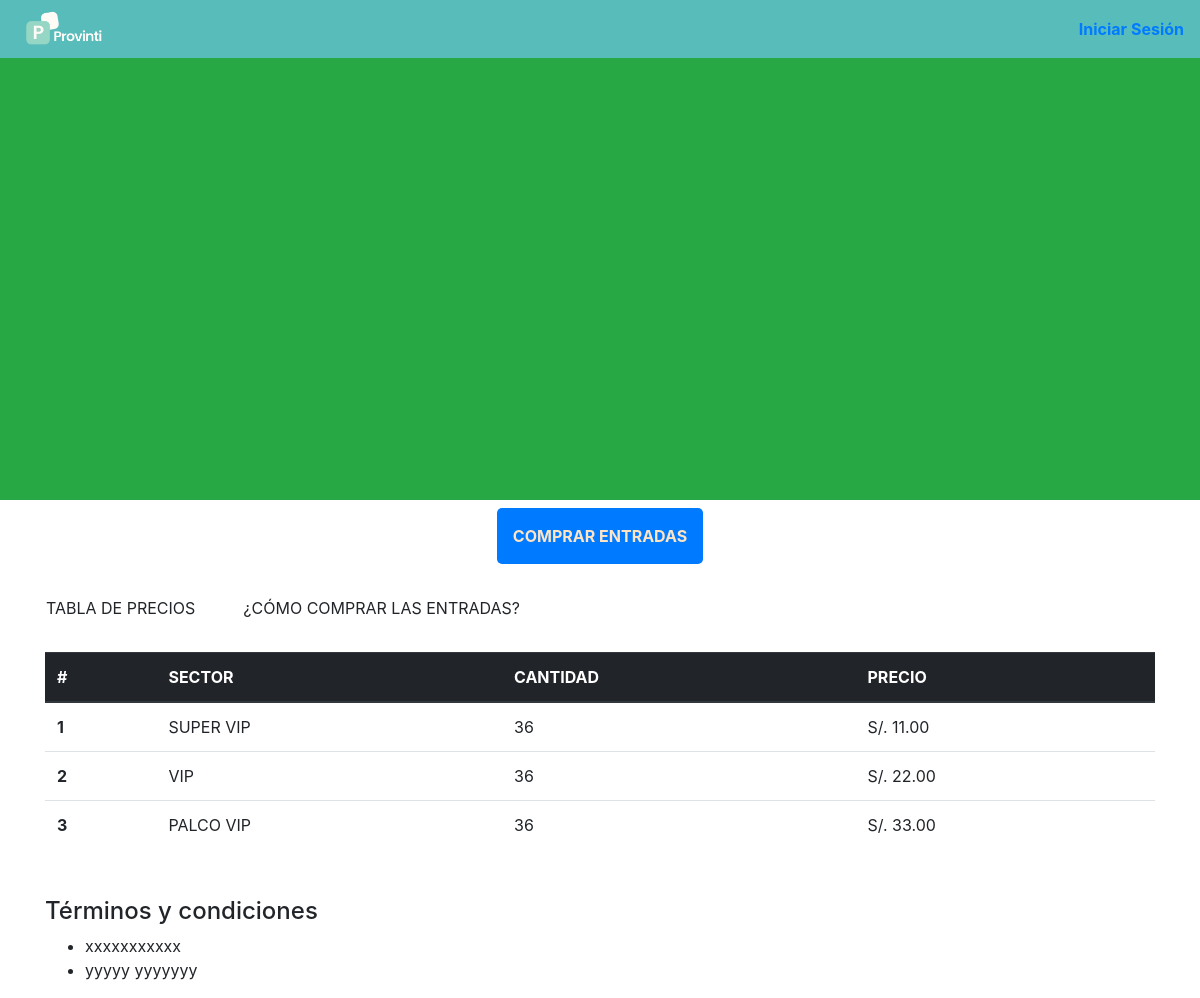
The app's page /public/cliente-evento.php?id=23 with its own data.
### tables this page shows
CREATE TABLE `categoria_evento` (
  `id` int(11) NOT NULL,
  `nombre_categoria_evento` varchar(100) NOT NULL,
  `precio_venta` decimal(10,2) NOT NULL,
  `precio_preventa` decimal(10,2) NOT NULL,
  `ID_Evento` int(11) NOT NULL
);

CREATE TABLE `eventos` (
  `ID_Evento` int(11) NOT NULL,
  `Titulo` varchar(100) NOT NULL,
  `Aforo` int(11) DEFAULT NULL,
  `Foto` varchar(255) DEFAULT NULL,
  `Descripcion` text DEFAULT NULL,
  `terminos_condiciones` longtext DEFAULT NULL,
  `Artista_Autor` varchar(100) DEFAULT NULL,
  `Fecha_Evento` datetime DEFAULT NULL,
  `Fecha_Creacion` datetime DEFAULT current_timestamp(),
  `Estado_Publicacion` enum('Publicado','Borrador','Cancelado') DEFAULT 'Borrador',
  `visibilidad` varchar(255) DEFAULT NULL,
  `organizador` varchar(255) DEFAULT NULL,
  `contacto_organizador` varchar(255) DEFAULT NULL,
  `politica_cancelacion` text DEFAULT NULL,
  `f_actualizacion` date DEFAULT NULL,
  `f_borrado` date DEFAULT NULL,
  `hora_borrado` time DEFAULT NULL,
  `ubicacion` varchar(100) DEFAULT NULL,
  `activoPospuesto` varchar(20) DEFAULT NULL,
  `horaInicioEvento` time DEFAULT NULL,
  `horaFinEvento` time DEFAULT NULL,
  `redes` varchar(150) DEFAULT NULL,
  `id_usuario` int(11) NOT NULL
);

### public/cliente-evento.php (called while the page is built, shortened)
<?php
$id = $_GET['id'];
$conexion = new Database();
$eventoObjeto = new Evento($conexion->connect());
$categoriaEventoObjeto = new Categoria_evento($conexion->connect());
$categoriasEvento   = $categoriaEventoObjeto->mostrarCategoriasEventos();
$eventos            = $eventoObjeto->mostrarEventos();
include '../vista/clientes/cliente-evento.php';
?>

### modelo/Database.php (called while the page is built, shortened)
<?php
class Database {
    private $host = DB_HOST;
    private $db_name = DB_NAME;
    private $username = DB_USER;
    private $password = DB_PASS;
    public function connect() {
        $this->conn = mysqli_connect($this->host, $this->username, $this->password, $this->db_name);
        return $this->conn;
    }
}
?>

### modelo/Categoria_evento.php (called while the page is built, shortened)
<?php
class Categoria_evento {
    private $connection;
    public function __construct($bd)
    {
     $this->connection = $bd;
    }
    public function mostrarCategoriasEventos() {
        $sql = "SELECT * FROM categoria_evento";
        $result = mysqli_query($this->connection, $sql);
        $eventos = [];
        if ($result) {
            while ($row = mysqli_fetch_assoc($result)) {
                $eventos[] = $row;
            }
        }
        return $eventos;
    }
}
?>

### modelo/Evento.php (called while the page is built, shortened)
<?php
class Evento {
    private $connection;
    public function __construct($bd)
    {
     $this->connection = $bd;
    }
    public function mostrarEventos() {
        $sql = "SELECT * FROM eventos";
        $result = mysqli_query($this->connection, $sql);
        $eventos = [];
        if ($result) {
            while ($row = mysqli_fetch_assoc($result)) {
                $eventos[] = $row;
            }
        }
        return $eventos;
    }
}
?>

### vista/clientes/cliente-evento.php (the view, shortened to what this page needs)
<!doctype html>
<html lang="en">
  <head>
    <link rel="stylesheet" href="https://cdn.jsdelivr.net/npm/bootstrap@4.0.0/dist/css/bootstrap.min.css">
  </head>
  <body>
    <nav class="navbar navbar-expand-lg d-flex" style="position:fixed;width:100%">
    <div class="mr-auto">
        <img src="../vista/clientes/img/logo_provint.png" width="100px">
    </div>
    <?php
if(isset($_SESSION['roles']) && $_SESSION['roles'] == "cliente"){
  echo '<div><p>Hola! '.$_SESSION['nombre'].'</p></div>
  <div class="login">
    <a href="../controlador/cliente/logout.php" class="login-button">Cerrar Sesión</a>
</div>';
}else{
  echo '<div class="d-flex" style="cursor: pointer;">
            <p class="my-auto font-bold iniciarSesion"><strong><a href="./login-clientes.php">Iniciar Sesión</a></strong></p>
        </div>';
}
?>
    </nav>
  <section class="fondo-evento bg-success" style="height: 500px;">
  </section>
  <section class="container d-flex">
    <button class="bg-primary p-3 mt-2 mx-auto border-none" style="cursor :pointer; border:none; border-radius:5px;">
        <strong style="color:bisque">COMPRAR ENTRADAS</strong>
    </button>
  </section>
  <section class="container p-3">
    <div class="mt-3 d-flex">
        <p>TABLA DE PRECIOS</p>
        <p class="ml-5">¿CÓMO COMPRAR LAS ENTRADAS?</p>
    </div>
</section>
<section class="container">
<table class="table">
  <thead class="thead-dark">
    <tr>
      <th scope="col">#</th>
      <th scope="col">SECTOR</th>
      <th scope="col">CANTIDAD</th>
      <th scope="col">PRECIO</th>
    </tr>
  </thead>
  <tbody>
    <?php
$contador = 1;
    foreach($categoriasEvento as $categoria){
      if($categoria['ID_Evento']==$id){
        echo '<tr>
      <th scope="row">'.$contador.'</th>
      <td>'.$categoria['nombre_categoria_evento'].'</td>
      <td>36</td>
      <td>S/. '.$categoria['precio_venta'].'</td>
    </tr>';
    $contador++;
      }
    }
    ?>
  </tbody>
</table>
</section>
<section class="container mt-5">
<p class="h4">Términos y condiciones</p>
<ul>
<?php
foreach($eventos as $evento){
if($evento['ID_Evento']==$id){
  $terminos_condiciones_json_string = $evento['terminos_condiciones'];
  $array_terminos = json_decode($terminos_condiciones_json_string, true);
  foreach($array_terminos as $termino){
    echo "<li>".$termino."</li>";
  }
}
}
?>
</ul>
</section>
  </body>
</html>

### vista/clientes/cliente-evento.php (style rules this page uses)
.navbar { background: #58bcbb; }
.iniciarSesion { transition: height ease 1s ; }

### records on screen
categoria_evento: nombre_categoria_evento "SUPER VIP", precio_venta "11.00"
categoria_evento: nombre_categoria_evento "VIP", precio_venta "22.00"
categoria_evento: nombre_categoria_evento "PALCO VIP", precio_venta "33.00"
eventos: terminos_condiciones "xxxxxxxxxxx", terminos_condiciones "yyyyy yyyyyyy"
